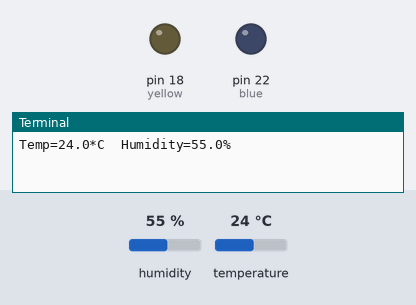
This program was run on a simulated Raspberry Pi (header pin numbers). Shown: output pins drawn as LEDs (lit = HIGH), the last lines printed to the terminal. The inputs (shaded band) are chosen by the test bench; at power-on: humidity 55 %, temperature 24 °C.

Above: at 1.2 s.
1.3 s: humidity set to 22 %
At 3.9 s:
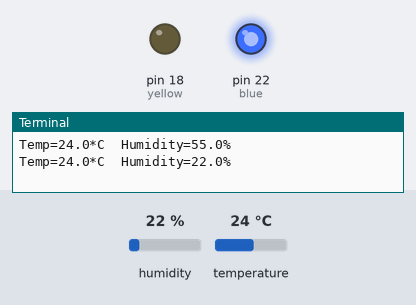
5.5 s: temperature set to 12 °C
At 6.9 s:
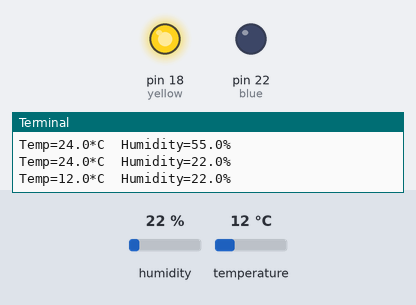
Timing chart, 0 to 8.6 s (numbered marks = the images above; inputs shaded):
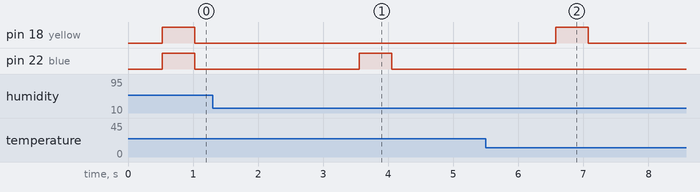

Measured:
- after the input at 1.3 s, pin 22 (blue): LOW → HIGH after 2.3 s, → LOW 0.50 s later
- after the input at 5.5 s, pin 18 (yellow): LOW → HIGH after 1.1 s, → LOW 0.50 s later

The program:

dht22.py
```python
import RPi.GPIO as GPIO
import sys
import time
import Adafruit_DHT

yellow = 18
blue = 22
GPIO.setmode(GPIO.BOARD)
GPIO.setwarnings(False)
GPIO.setup(yellow, GPIO.OUT)
GPIO.setup(blue, GPIO.OUT)

sensor = Adafruit_DHT.DHT22
dhtpin = 4
temp = 0
humi = 0

while True:
  humidity, temperature = Adafruit_DHT.read_retry(sensor, dhtpin)
  if humidity is not None and temperature is not None:
	print 'Temp={0:0.1f}*C  Humidity={1:0.1f}%'.format(temperature, humidity)
	if temp != temperature and humi != humidity:
            GPIO.output(yellow,GPIO.HIGH)
            GPIO.output(blue,GPIO.HIGH)
            time.sleep(0.5)
            GPIO.output(yellow,GPIO.LOW)
            GPIO.output(blue,GPIO.LOW)
            temp = temperature
            humi = humidity
        else:
            if temp != temperature:
                GPIO.output(yellow,GPIO.HIGH)
                time.sleep(0.5)
                GPIO.output(yellow,GPIO.LOW)
                temp = temperature
            if humi != humidity:
                GPIO.output(blue,GPIO.HIGH)
                time.sleep(0.5)
                GPIO.output(blue,GPIO.LOW)
                humi = humidity

        time.sleep(2)
  else:
	print 'Cannot Reading'
```
